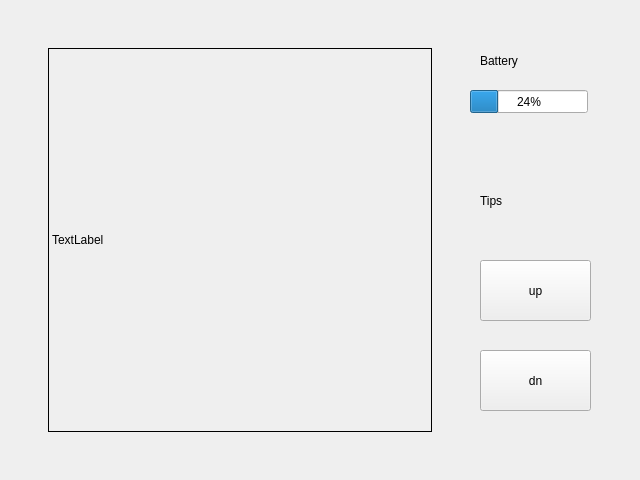
<?xml version="1.0" encoding="UTF-8"?>
<ui version="4.0">
 <class>MainWindow</class>
 <widget class="QMainWindow" name="MainWindow">
  <property name="geometry">
   <rect>
    <x>0</x>
    <y>0</y>
    <width>640</width>
    <height>480</height>
   </rect>
  </property>
  <property name="windowTitle">
   <string>MainWindow</string>
  </property>
  <widget class="QWidget" name="centralWidget">
   <widget class="QGxImage" name="label">
    <property name="geometry">
     <rect>
      <x>48</x>
      <y>48</y>
      <width>384</width>
      <height>384</height>
     </rect>
    </property>
    <property name="frameShape">
     <enum>QFrame::Box</enum>
    </property>
    <property name="text">
     <string>TextLabel</string>
    </property>
   </widget>
   <widget class="QPushButton" name="pushButton">
    <property name="geometry">
     <rect>
      <x>480</x>
      <y>260</y>
      <width>111</width>
      <height>61</height>
     </rect>
    </property>
    <property name="text">
     <string>up</string>
    </property>
   </widget>
   <widget class="QLabel" name="label_2">
    <property name="geometry">
     <rect>
      <x>480</x>
      <y>160</y>
      <width>121</width>
      <height>81</height>
     </rect>
    </property>
    <property name="text">
     <string>Tips</string>
    </property>
   </widget>
   <widget class="QPushButton" name="pushButton_2">
    <property name="geometry">
     <rect>
      <x>480</x>
      <y>350</y>
      <width>111</width>
      <height>61</height>
     </rect>
    </property>
    <property name="text">
     <string>dn</string>
    </property>
   </widget>
   <widget class="QLabel" name="label_3">
    <property name="geometry">
     <rect>
      <x>480</x>
      <y>30</y>
      <width>101</width>
      <height>61</height>
     </rect>
    </property>
    <property name="text">
     <string>Battery</string>
    </property>
   </widget>
   <widget class="QProgressBar" name="progressBar">
    <property name="geometry">
     <rect>
      <x>470</x>
      <y>90</y>
      <width>118</width>
      <height>23</height>
     </rect>
    </property>
    <property name="value">
     <number>24</number>
    </property>
   </widget>
  </widget>
 </widget>
 <layoutdefault spacing="6" margin="11"/>
 <customwidgets>
  <customwidget>
   <class>QGxImage</class>
   <extends>QLabel</extends>
   <header location="global">qgximage.h</header>
  </customwidget>
 </customwidgets>
 <resources/>
 <connections/>
</ui>
